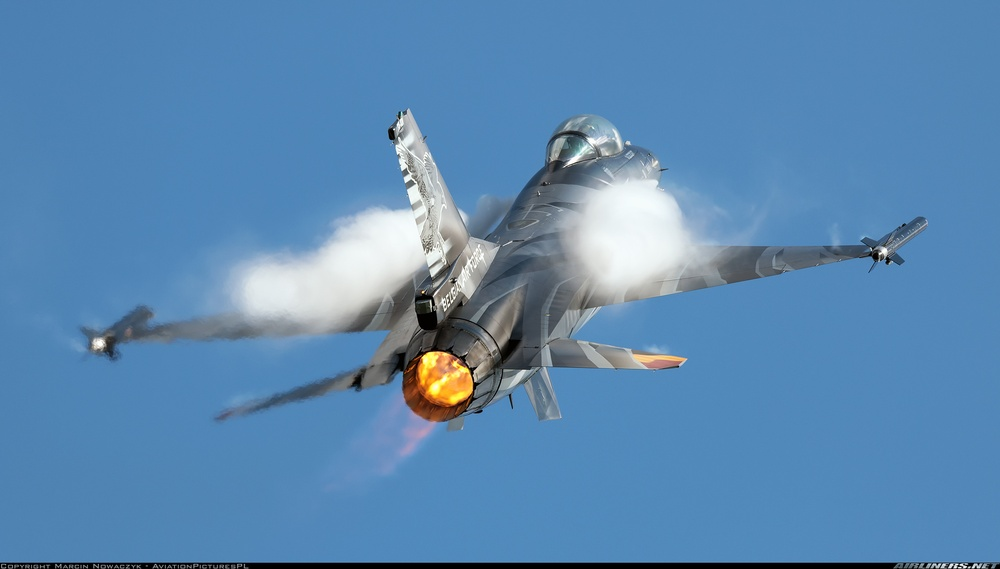
#> input picture data/5196477.jpg, 1000 x 569 px, shrunk from 1920 x 1092 before the run
$ python img2txt.py --input data/5196477.jpg
#> lines starting #> are read from the running program, lines starting #| are printed output that depends on the picture
"""
@author: Viet Nguyen <nhviet1009@gmail.com>
"""
import argparse

import cv2
import numpy as np


def get_args() -> argparse.Namespace:
    """Gets command line arguments for the image to ASCII conversion.

    Returns:
        argparse.Namespace: The parsed command line arguments.
    """
    parser = argparse.ArgumentParser(description="Image to ASCII")
    parser.add_argument("--input", type=str, default="data/input.jpg", help="path to input image")
    parser.add_argument("--output", type=str, default="data/output.txt", help="path to output text file")
    parser.add_argument("--mode", type=str, default="complex", choices=["simple", "complex"], help="mode for character selection")
    parser.add_argument("--num_cols", type=int, default=150, help="number of characters for output's width")
    return parser.parse_args()


def main(opt):
    """
    Converts an image to an ASCII art representation and saves it to a text file.

    Args:
        opt: Command line arguments with options for input, output, mode, and num_cols.
    """
    char_list = get_char_list(opt.mode)
    num_chars = len(char_list)
    num_cols = opt.num_cols

    image = cv2.imread(opt.input, cv2.IMREAD_GRAYSCALE)
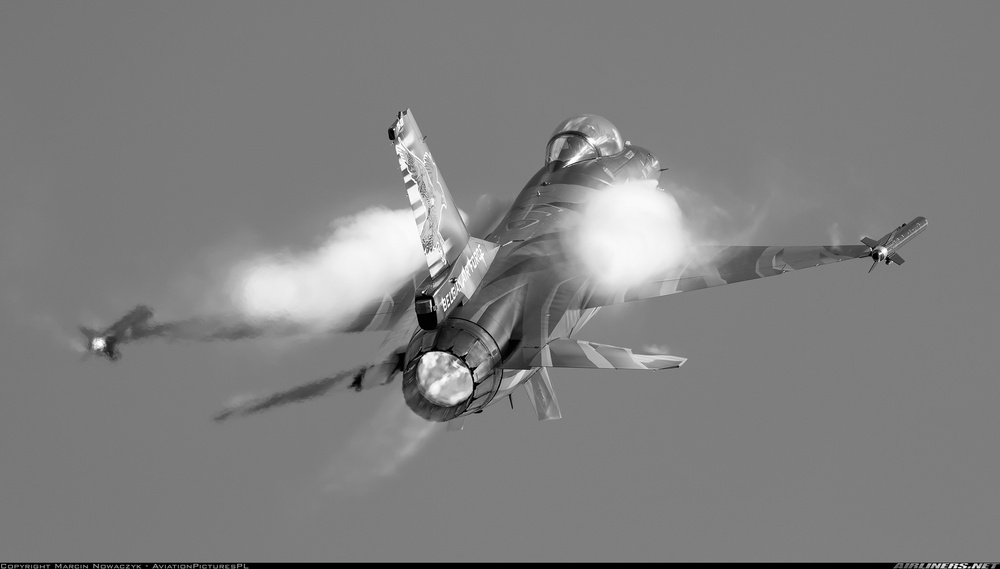
#> image: shape (569, 1000); min 0, max 255, mean 127.8
    height, width = image.shape
#> height = 569; width = 1000

    cell_width = width / num_cols
#> cell_width = 6.67
    cell_height = 2 * cell_width
#> cell_height = 13.33
    num_rows = int(height / cell_height)
#> num_rows = 42

    if num_cols > width or num_rows > height:
        cell_width = 6
        cell_height = 12
        num_cols = int(width / cell_width)
        num_rows = int(height / cell_height)

    with open(opt.output, 'w') as output_file:
        for i in range(0, height, int(cell_height)):
            for j in range(0, width, int(cell_width)):
                avg_brightness = np.mean(image[i:i + int(cell_height), j:j + int(cell_width)])
                char_index = min(int(avg_brightness * num_chars / 255), num_chars - 1)
                output_file.write(char_list[char_index])
            output_file.write("\n")


def get_char_list(mode: str) -> str:
    """Returns a character list based on the specified mode.

    Args:
        mode (str): The mode for character selection.

    Returns:
        str: The character list.
    """
    if mode == "simple":
        chars = '@%#*+=-:. '
    else:
        chars = "$@B%8&WM#*oahkbdpqwmZO0QLCJUYXzcvunxrjft/|()1{}[]?-_+~<>i!lI;:,\"^`'. "
    return chars


if __name__ == '__main__':
    opt = get_args()
    main(opt)
